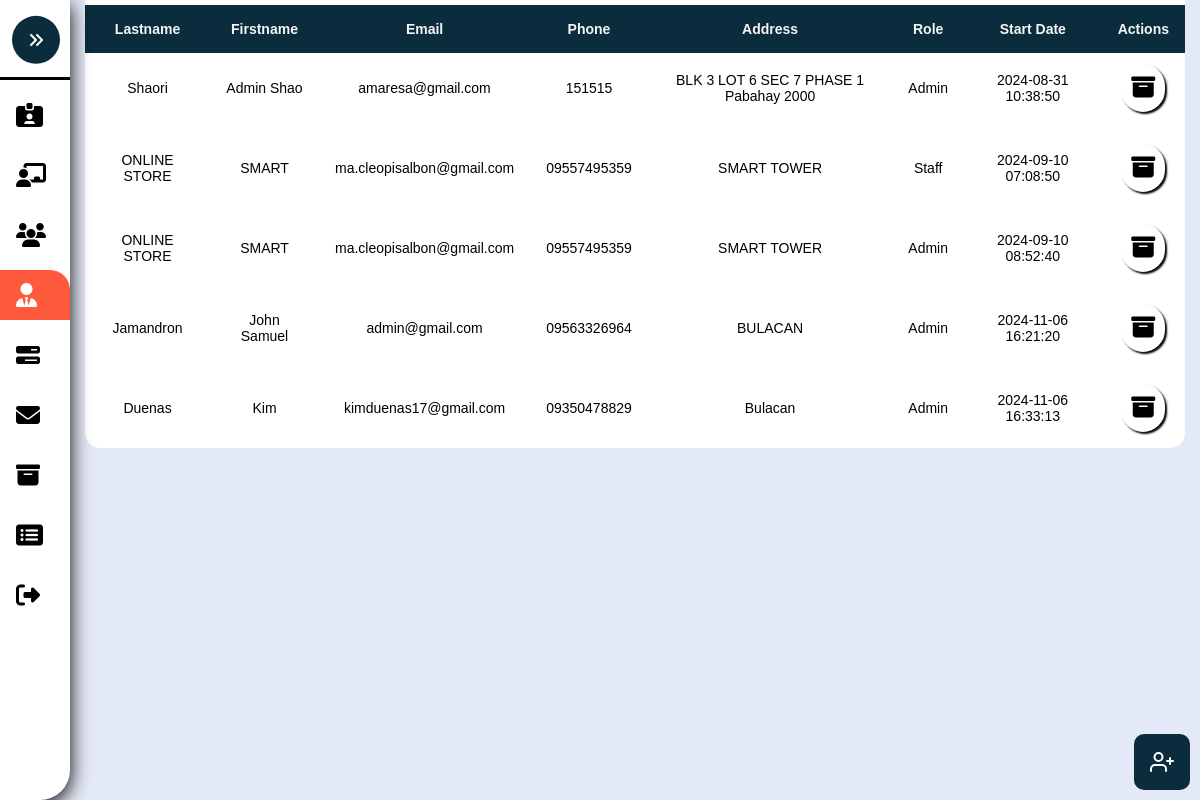
Page /Admin-Management.php on the earlier database version.
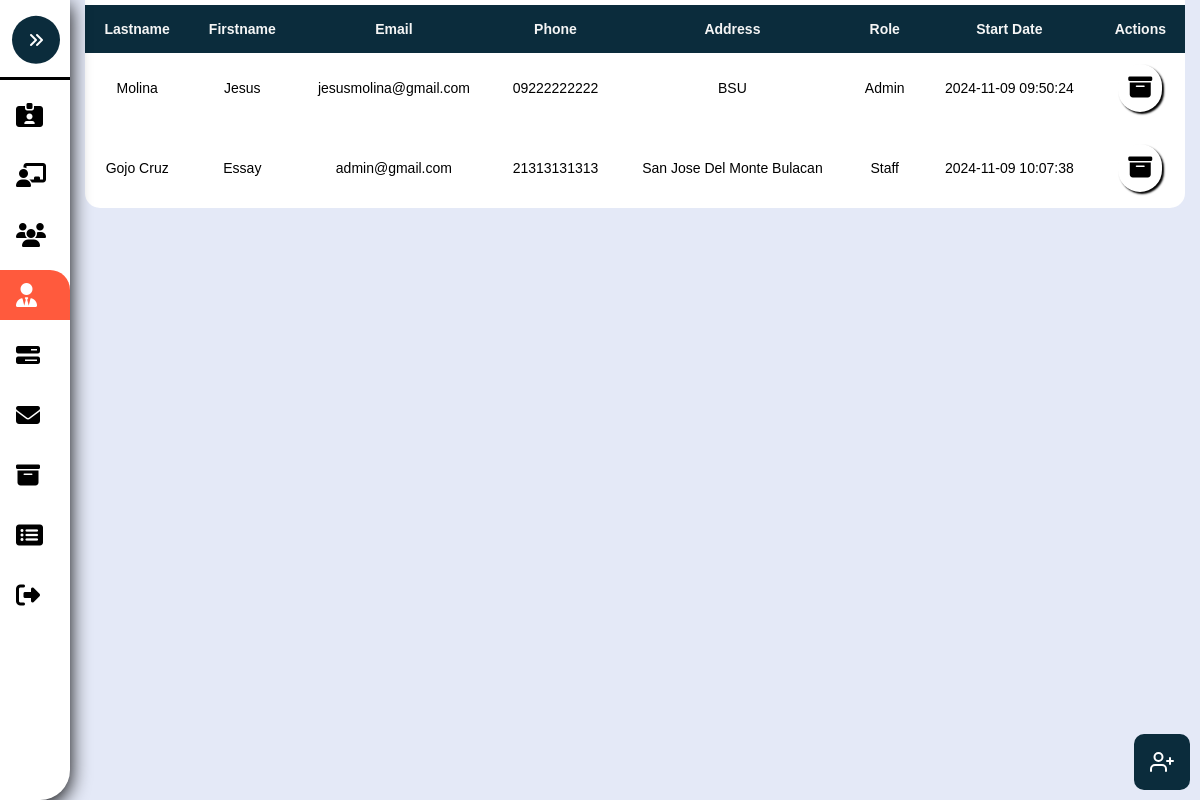
Same page on the later database version.
### tables this page shows
CREATE TABLE `management` (
  `ManagementID` int(8) NOT NULL,
  `Lastname` varchar(255) NOT NULL,
  `Firstname` varchar(255) NOT NULL,
  `Email` varchar(255) NOT NULL,
  `Phone` varchar(255) NOT NULL,
  `Address` varchar(255) NOT NULL,
  `Password` varchar(255) NOT NULL,
  `Role` varchar(255) NOT NULL,
  `Date` timestamp NOT NULL DEFAULT current_timestamp()
);

### Admin-Management.php (the view, shortened to what this page needs)
<?php
	include './Assets/Php/Connection.php';
?>
<!DOCTYPE html>
<html>
<head>
	<link rel="stylesheet" type="text/css" href="./Assets/Css/Admin.css?v=<?php echo time(); ?>">
</head>
<body>
	<nav class="sidebar close" id="sidebar">
		<header>
			<figure class="image-container">
			</figure>
			<button class="toggle">
				<i class="fa-solid fa-angles-right"></i>
			</button>
		</header>
		<div class="menu-bar">
			<div class="menu">
				<ul class="menu-links">
					<li class="nav-link">
						<a href="./Admin-Account.php" >
							<i class="fa-solid fa-id-card-clip"></i>
						</a>
					</li>
					<li class="nav-link">
						<a href="./Admin-Pending.php">
							<i class="fa-solid fa-chalkboard-user"></i>
						</a>
					</li>
					<li class="nav-link">
						<a href="./Admin-Users.php" class="dashboard-list-item " >
							<i class="fa-solid fa-users"></i>
						</a>
					</li>
					<li class="nav-link">
						<a href="./Admin-Management.php" class="dashboard-list-item active">
							<i class="fa-solid fa-user-tie"></i>
						</a>
					</li>
					<li class="nav-link">
						<a href="./Admin-Properties.php" class="dashboard-list-item">
							<i class="fa-solid fa-bars-progress"></i>
						</a>
					</li>
					<li class="nav-link">
						<a href="Admin-Message.php" class="dashboard-list-item">
							<i class="fa-solid fa-envelope"></i>
						</a>
					</li>
					<li class="nav-link">
						<a href="./Admin-Archieve.php" class="dashboard-list-item">
							<i class="fa-solid fa-box-archive"></i>
						</a>
					</li>
					<li class="nav-link">
						<a href="Admin-SoldProperties.php" class="dashboard-list-item">
							<i class="fa-solid fa-rectangle-list"></i>
						</a>
					</li>
					<li class="nav-link">
						<a href="./Assets/Php/Logout.php" class="dashboard-list-item">
							<i class="fa-solid fa-right-from-bracket"></i>
						</a>
					</li>
				</ul>
			</div>
		</div>
	</nav>
	<main class="main">
		<section class="Table-section" id="Table-Section">
			<div class="container">
				<table class="table" id="table">
					<tr>
						<th>Lastname</th>
						<th>Firstname</th>
						<th>Email</th>
						<th>Phone</th>
						<th>Address</th>
						<th>Role</th>
						<th>Start Date</th>
						<th class="action-center">Actions</th>
					</tr>
				<?php
						$sql = "SELECT * FROM management";
						$rs = mysqli_query($conn, $sql);
						if($rs){
							while ($row = mysqli_fetch_assoc($rs)) {
								$ManagementID = $row['ManagementID'];
								$Lastname = $row['Lastname'];
								$Firstname = $row['Firstname'];
								$Email = $row['Email'];
								$Phone = $row['Phone'];
								$Address = $row['Address'];
								$Date = $row['Date'];
								$Role = $row['Role'];
								echo "
								<tr>
									<td>".$Lastname."</td>
									<td>".$Firstname."</td>
									<td>".$Email."</td>
									<td>".$Phone."</td>
									<td>".$Address."</td>
									<td>".$Role."</td>
									<td>".$Date."</td>
									<td class='td-action'>
										<a href='./Assets/Php/Admin.php?archiveID=".$ManagementID."&value=Admin' onclick='return archiveConfirmation()'' class='custom-tooltip' data-title='Archive'>
										<i class='fa-solid fa-box-archive' ></i>
										</a>
									</td>
								</tr>
								";
							}
						}
					?>
				</table>
			</div>
		</section>
	</main>
	<section class="Dialog-Section">
		<div class="float-diagram">
			<button onclick="OpenDialog()" class='custom-tooltip' data-title='Add'>
			</button>
		</div>
</body>
</html>

### Assets/Css/Admin.css (style rules this page uses)
:root { --dark-jungle-green: hsl(188, 63%, 7%); --prussian-blue: hsl(200, 69%, 14%); --raisin-black-1: hsl(227, 29%, 13%); --raisin-black-2: hsl(229, 17%, 19%); --yellow-green: hsl(89, 72%, 85%); --orange-soda: hsl(9,100%, 62%); --cultured-1: hsl(0, 0%, 93%); --cultured-2:hsl(192, 24%, 96%); --misty-rose: hsl(210, 100%, 97%); --alice-blue: hsl(8, 100%, 97%); --seashell: hsl(8,100%, 97%); --cadet: hsl(0, 0%, 100%); --white: hsl(0,0%, 100%); --black:hsl(0,0%,0%); --opal: hsl(180, 20%, 62%); --head-foot-bg-amaresa: rgba(255, 255, 255, 0.66); --header-bg-amaresa-shadow:0 4px 30px rgba(0, 0, 0, 0.1); --footer-bg-amaresa-shadow:0 -4px 30px rgba(0, 0, 0, 0.1); --amaresa-box-shadow: 2px 2px 2px black; --amaresa-bg:#f0f0f0; --body-color: #E4E9F7; --sidebar-color: #FFF; --sidebar-text-color: #707070; --sidebar-toggle-color: #DDD; --ff-numito-sans:"Nunito Sans", sans-serif; --ff-poppins:"Poppins", sans-serif; --fs-1: 1.875rem; --fs-2: 1.5rem; --fs-3: 1.375rem; --fs-4: 1.125rem; --fs-5: 0.875rem; --fs-6: 0.813rem; --fs-7: 0.75rem; --fw-500: 500; --fw-600: 600; --fw-700: 700; --transition:0.25s ease; --section-spacing: 100px; --shadow-1: 0 5px 20px hsla(219, 56%, 21%, 0.1); --shadow-1: 0 16px 32px hsla(188, 63%, 63%, 0.1); }
*, *::before, *::after { padding: 0; margin: 0; box-sizing: border-box; }
li { list-style: none; }
a { text-decoration: none; }
a, img, span, button, i { display: block; }
button { border:none; outline: none; background: none; font: inherit; text-align: left; cursor: pointer; }
i { pointer-events: none; }
html { font-family: var(--ff-numito-sans); scroll-behavior: smooth; }
body { background: var(--body-color); overflow-x: hidden; }
.container { padding-inline:15px; }
button, a { transition: var(--transition); }
.sidebar { position: fixed; top: 0; left: 0; box-shadow: 2px 2px 15px var(--orange-soda); border-bottom-right-radius: 30px; width: 250px; height: 100vh; background: var(--sidebar-color); transition: .5s ease; z-index: 100; }
.sidebar.close { width: 70px; box-shadow: 0 5px 20px black; }
.sidebar.close .toggle { transform: translate(-50%,-40%); background: var(--prussian-blue); }
.sidebar figure { border-bottom: 3px solid black; position: relative; }
.sidebar header { position: relative; }
.sidebar header .toggle { position: absolute; top: 30%; right:-20%; cursor: pointer; padding: 1rem; background: var(--orange-soda); color: var(--white); border-radius: 100%; display: flex; justify-content: center; align-items: center; transform: rotate(180deg) translate(40%); }
.sidebar .nav-link a { height: 50px; margin-top: 10px; display: flex; justify-content: left; align-items: center; color: black; transition:var(--transition); }
.sidebar .nav-link i { margin-inline: 1rem; font-size: var(--fs-2); }
.sidebar .nav-link .active { color: white; background: var(--orange-soda); border-top-right-radius: 20px; }
.main { position: relative; height: 100vh; left: 250px; width: calc(100% - 250px); transition: .5s ease; }
.sidebar.close ~ .main { left: 70px; width: calc(100% - 70px); }
.Table-section { max-height: 99vh; overflow-x: hidden; position: relative; }
.td-action { position: relative; transition: .3s ease; display: flex; align-items: center; gap: 1rem; justify-content: space-evenly; }
.td-action a { font-size: var(--fs-2); padding: 10px; background: var(--white); box-shadow: var(--amaresa-box-shadow); border-radius: 26px; color: black; }
.float-diagram { position: absolute; right: 10px; bottom: 10px; background: var(--prussian-blue); font-size: 1rem; border-radius: 10px ; color: white; padding: 1rem; display: flex; justify-content: center; align-items: center; gap: 1rem; }
.float-diagram button { color: white; display: flex; gap: 5px; justify-content: center; }
.custom-tooltip { position: relative; display: inline-block; cursor: pointer; }

Differences in the rows shown:
removed management: Lastname "Shaori", Firstname "Admin Shao", Email "amaresa@gmail.com", Phone "151515", Address "BLK 3 LOT 6 SEC 7 PHASE 1 Pabahay 2000", Role "Admin", Date "2024-08-31 10:38:50"
removed management: Lastname "ONLINE STORE", Firstname "SMART", Email "ma.cleopisalbon@gmail.com", Phone "09557495359", Address "SMART TOWER", Role "Staff", Date "2024-09-10 07:08:50"
removed management: Lastname "ONLINE STORE", Firstname "SMART", Email "ma.cleopisalbon@gmail.com", Phone "09557495359", Address "SMART TOWER", Role "Admin", Date "2024-09-10 08:52:40"
removed management: Lastname "Jamandron", Firstname "John Samuel", Email "admin@gmail.com", Phone "09563326964", Address "BULACAN", Role "Admin", Date "2024-11-06 16:21:20"
removed management: Lastname "Duenas", Firstname "Kim", Email "kimduenas17@gmail.com", Phone "09350478829", Address "Bulacan", Role "Admin", Date "2024-11-06 16:33:13"
added management: Lastname "Molina", Firstname "Jesus", Email "jesusmolina@gmail.com", Phone "09222222222", Address "BSU", Role "Admin", Date "2024-11-09 09:50:24"
added management: Lastname "Gojo Cruz", Firstname "Essay", Email "admin@gmail.com", Phone "21313131313", Address "San Jose Del Monte Bulacan", Role "Staff", Date "2024-11-09 10:07:38"
